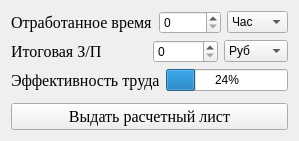
                <widget class="QWidget" name="page_7">
                 <property name="geometry">
                  <rect>
                   <x>0</x>
                   <y>0</y>
                   <width>299</width>
                   <height>141</height>
                  </rect>
                 </property>
                 <attribute name="label">
                  <string>Итоги</string>
                 </attribute>
                 <layout class="QGridLayout" name="gridLayout_10">
                  <item row="0" column="0">
                   <layout class="QVBoxLayout" name="verticalLayout_24">
                    <item>
                     <layout class="QHBoxLayout" name="horizontalLayout_11">
                      <item>
                       <widget class="QLabel" name="label_23">
                        <property name="font">
                         <font>
                          <family>Georgia</family>
                          <pointsize>12</pointsize>
                         </font>
                        </property>
                        <property name="text">
                         <string>Отработанное время</string>
                        </property>
                       </widget>
                      </item>
                      <item>
                       <layout class="QHBoxLayout" name="horizontalLayout_10">
                        <item>
                         <widget class="QSpinBox" name="spinBox_2"/>
                        </item>
                        <item>
                         <widget class="QComboBox" name="comboBox">
                          <item>
                           <property name="text">
                            <string>Час</string>
                           </property>
                          </item>
                          <item>
                           <property name="text">
                            <string>День</string>
                           </property>
                          </item>
                         </widget>
                        </item>
                       </layout>
                      </item>
                     </layout>
                    </item>
                    <item>
                     <layout class="QHBoxLayout" name="horizontalLayout_12">
                      <item>
                       <widget class="QLabel" name="label_24">
                        <property name="font">
                         <font>
                          <family>Georgia</family>
                          <pointsize>12</pointsize>
                         </font>
                        </property>
                        <property name="text">
                         <string>Итоговая З/П</string>
                        </property>
                       </widget>
                      </item>
                      <item>
                       <layout class="QHBoxLayout" name="horizontalLayout_13">
                        <item>
                         <widget class="QSpinBox" name="spinBox_3"/>
                        </item>
                        <item>
                         <widget class="QComboBox" name="comboBox_5">
                          <item>
                           <property name="text">
                            <string>Руб</string>
                           </property>
                          </item>
                          <item>
                           <property name="text">
                            <string>Дол</string>
                           </property>
                          </item>
                         </widget>
                        </item>
                       </layout>
                      </item>
                     </layout>
                    </item>
                    <item>
                     <layout class="QHBoxLayout" name="horizontalLayout_14">
                      <item>
                       <widget class="QLabel" name="label_25">
                        <property name="font">
                         <font>
                          <family>Georgia</family>
                          <pointsize>12</pointsize>
                         </font>
                        </property>
                        <property name="text">
                         <string>Эффективность труда</string>
                        </property>
                       </widget>
                      </item>
                      <item>
                       <widget class="QProgressBar" name="progressBar">
                        <property name="value">
                         <number>24</number>
                        </property>
                       </widget>
                      </item>
                     </layout>
                    </item>
                   </layout>
                  </item>
                  <item row="2" column="0">
                   <widget class="QPushButton" name="pushButton_6">
                    <property name="font">
                     <font>
                      <family>Georgia</family>
                      <pointsize>12</pointsize>
                     </font>
                    </property>
                    <property name="text">
                     <string>Выдать расчетный лист</string>
                    </property>
                   </widget>
                  </item>
                  <item row="1" column="0">
                   <spacer name="verticalSpacer_8">
                    <property name="orientation">
                     <enum>Qt::Vertical</enum>
                    </property>
                    <property name="sizeHint" stdset="0">
                     <size>
                      <width>20</width>
                      <height>40</height>
                     </size>
                    </property>
                   </spacer>
                  </item>
                 </layout>
                </widget>
